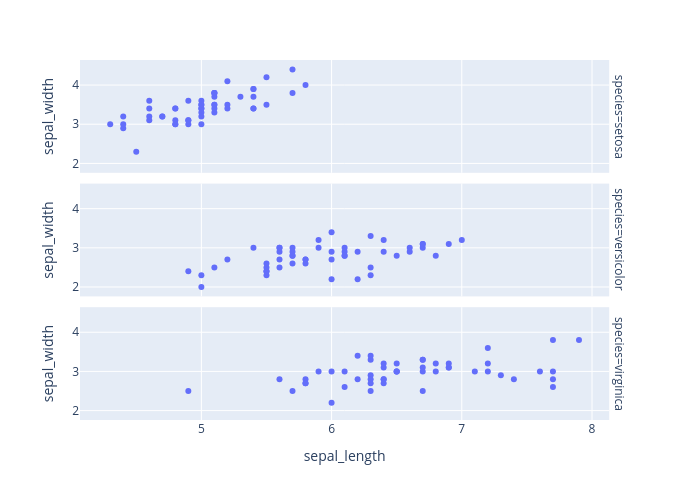

Notebook source saved alongside this figure:
### Markdown cell above
We can modify the information available in the tooltip:

### Code cell
px.scatter(data_frame=df, x='sepal_length', y='sepal_width', facet_row='species', height=500, width=700,
          hover_data = ['petal_length', 'petal_width'])

### Figure 1 — Plotly figure (JSON) as saved in the notebook; plotly's stock layout.template omitted (floating-point values rounded to 4 significant figures)
{"data": [{"customdata": [[1.4, 0.2], [1.4, 0.2], [1.3, 0.2], [1.5, 0.2], [1.4, 0.2], [1.7, 0.4], [1.4, 0.3], [1.5, 0.2], [1.4, 0.2], [1.5, 0.1], [1.5, 0.2], [1.6, 0.2], [1.4, 0.1], [1.1, 0.1], [1.2, 0.2], [1.5, 0.4], [1.3, 0.4], [1.4, 0.3], [1.7, 0.3], [1.5, 0.3], [1.7, 0.2], [1.5, 0.4], [1, 0.2], [1.7, 0.5], [1.9, 0.2], [1.6, 0.2], [1.6, 0.4], [1.5, 0.2], [1.4, 0.2], [1.6, 0.2], [1.6, 0.2], [1.5, 0.4], [1.5, 0.1], [1.4, 0.2], [1.5, 0.2], [1.2, 0.2], [1.3, 0.2], [1.4, 0.1], [1.3, 0.2], [1.5, 0.2], [1.3, 0.3], [1.3, 0.3], [1.3, 0.2], [1.6, 0.6], [1.9, 0.4], [1.4, 0.3], [1.6, 0.2], [1.4, 0.2], [1.5, 0.2], [1.4, 0.2]], "hovertemplate": "species=setosa<br>sepal_length=%{x}<br>sepal_width=%{y}<br>petal_length=%{customdata[0]}<br>petal_width=%{customdata[1]}<extra></extra>", "legendgroup": "", "marker": {"color": "#636efa", "symbol": "circle"}, "mode": "markers", "name": "", "orientation": "v", "showlegend": false, "type": "scatter", "x": [5.1, 4.9, 4.7, 4.6, 5, 5.4, 4.6, 5, 4.4, 4.9, 5.4, 4.8, 4.8, 4.3, 5.8, 5.7, 5.4, 5.1, 5.7, 5.1, 5.4, 5.1, 4.6, 5.1, 4.8, 5, 5, 5.2, 5.2, 4.7, 4.8, 5.4, 5.2, 5.5, 4.9, 5, 5.5, 4.9, 4.4, 5.1, 5, 4.5, 4.4, 5, 5.1, 4.8, 5.1, 4.6, 5.3, 5], "xaxis": "x3", "y": [3.5, 3, 3.2, 3.1, 3.6, 3.9, 3.4, 3.4, 2.9, 3.1, 3.7, 3.4, 3, 3, 4, 4.4, 3.9, 3.5, 3.8, 3.8, 3.4, 3.7, 3.6, 3.3, 3.4, 3, 3.4, 3.5, 3.4, 3.2, 3.1, 3.4, 4.1, 4.2, 3.1, 3.2, 3.5, 3.6, 3, 3.4, 3.5, 2.3, 3.2, 3.5, 3.8, 3, 3.8, 3.2, 3.7, 3.3], "yaxis": "y3"}, {"customdata": [[4.7, 1.4], [4.5, 1.5], [4.9, 1.5], [4, 1.3], [4.6, 1.5], [4.5, 1.3], [4.7, 1.6], [3.3, 1], [4.6, 1.3], [3.9, 1.4], [3.5, 1], [4.2, 1.5], [4, 1], [4.7, 1.4], [3.6, 1.3], [4.4, 1.4], [4.5, 1.5], [4.1, 1], [4.5, 1.5], [3.9, 1.1], [4.8, 1.8], [4, 1.3], [4.9, 1.5], [4.7, 1.2], [4.3, 1.3], [4.4, 1.4], [4.8, 1.4], [5, 1.7], [4.5, 1.5], [3.5, 1], [3.8, 1.1], [3.7, 1], [3.9, 1.2], [5.1, 1.6], [4.5, 1.5], [4.5, 1.6], [4.7, 1.5], [4.4, 1.3], [4.1, 1.3], [4, 1.3], [4.4, 1.2], [4.6, 1.4], [4, 1.2], [3.3, 1], [4.2, 1.3], [4.2, 1.2], [4.2, 1.3], [4.3, 1.3], [3, 1.1], [4.1, 1.3]], "hovertemplate": "species=versicolor<br>sepal_length=%{x}<br>sepal_width=%{y}<br>petal_length=%{customdata[0]}<br>petal_width=%{customdata[1]}<extra></extra>", "legendgroup": "", "marker": {"color": "#636efa", "symbol": "circle"}, "mode": "markers", "name": "", "orientation": "v", "showlegend": false, "type": "scatter", "x": [7, 6.4, 6.9, 5.5, 6.5, 5.7, 6.3, 4.9, 6.6, 5.2, 5, 5.9, 6, 6.1, 5.6, 6.7, 5.6, 5.8, 6.2, 5.6, 5.9, 6.1, 6.3, 6.1, 6.4, 6.6, 6.8, 6.7, 6, 5.7, 5.5, 5.5, 5.8, 6, 5.4, 6, 6.7, 6.3, 5.6, 5.5, 5.5, 6.1, 5.8, 5, 5.6, 5.7, 5.7, 6.2, 5.1, 5.7], "xaxis": "x2", "y": [3.2, 3.2, 3.1, 2.3, 2.8, 2.8, 3.3, 2.4, 2.9, 2.7, 2, 3, 2.2, 2.9, 2.9, 3.1, 3, 2.7, 2.2, 2.5, 3.2, 2.8, 2.5, 2.8, 2.9, 3, 2.8, 3, 2.9, 2.6, 2.4, 2.4, 2.7, 2.7, 3, 3.4, 3.1, 2.3, 3, 2.5, 2.6, 3, 2.6, 2.3, 2.7, 3, 2.9, 2.9, 2.5, 2.8], "yaxis": "y2"}, {"customdata": [[6, 2.5], [5.1, 1.9], [5.9, 2.1], [5.6, 1.8], [5.8, 2.2], [6.6, 2.1], [4.5, 1.7], [6.3, 1.8], [5.8, 1.8], [6.1, 2.5], [5.1, 2], [5.3, 1.9], [5.5, 2.1], [5, 2], [5.1, 2.4], [5.3, 2.3], [5.5, 1.8], [6.7, 2.2], [6.9, 2.3], [5, 1.5], [5.7, 2.3], [4.9, 2], [6.7, 2], [4.9, 1.8], [5.7, 2.1], [6, 1.8], [4.8, 1.8], [4.9, 1.8], [5.6, 2.1], [5.8, 1.6], [6.1, 1.9], [6.4, 2], [5.6, 2.2], [5.1, 1.5], [5.6, 1.4], [6.1, 2.3], [5.6, 2.4], [5.5, 1.8], [4.8, 1.8], [5.4, 2.1], [5.6, 2.4], [5.1, 2.3], [5.1, 1.9], [5.9, 2.3], [5.7, 2.5], [5.2, 2.3], [5, 1.9], [5.2, 2], [5.4, 2.3], [5.1, 1.8]], "hovertemplate": "species=virginica<br>sepal_length=%{x}<br>sepal_width=%{y}<br>petal_length=%{customdata[0]}<br>petal_width=%{customdata[1]}<extra></extra>", "legendgroup": "", "marker": {"color": "#636efa", "symbol": "circle"}, "mode": "markers", "name": "", "orientation": "v", "showlegend": false, "type": "scatter", "x": [6.3, 5.8, 7.1, 6.3, 6.5, 7.6, 4.9, 7.3, 6.7, 7.2, 6.5, 6.4, 6.8, 5.7, 5.8, 6.4, 6.5, 7.7, 7.7, 6, 6.9, 5.6, 7.7, 6.3, 6.7, 7.2, 6.2, 6.1, 6.4, 7.2, 7.4, 7.9, 6.4, 6.3, 6.1, 7.7, 6.3, 6.4, 6, 6.9, 6.7, 6.9, 5.8, 6.8, 6.7, 6.7, 6.3, 6.5, 6.2, 5.9], "xaxis": "x", "y": [3.3, 2.7, 3, 2.9, 3, 3, 2.5, 2.9, 2.5, 3.6, 3.2, 2.7, 3, 2.5, 2.8, 3.2, 3, 3.8, 2.6, 2.2, 3.2, 2.8, 2.8, 2.7, 3.3, 3.2, 2.8, 3, 2.8, 3, 2.8, 3.8, 2.8, 2.8, 2.6, 3, 3.4, 3.1, 3, 3.1, 3.1, 3.1, 2.7, 3.2, 3.3, 3, 2.5, 3, 3.4, 3], "yaxis": "y"}], "layout": {"annotations": [{"font": {}, "showarrow": false, "text": "species=virginica", "textangle": 90, "x": 0.98, "xanchor": "left", "xref": "paper", "y": 0.1567, "yanchor": "middle", "yref": "paper"}, {"font": {}, "showarrow": false, "text": "species=versicolor", "textangle": 90, "x": 0.98, "xanchor": "left", "xref": "paper", "y": 0.5, "yanchor": "middle", "yref": "paper"}, {"font": {}, "showarrow": false, "text": "species=setosa", "textangle": 90, "x": 0.98, "xanchor": "left", "xref": "paper", "y": 0.8433, "yanchor": "middle", "yref": "paper"}], "height": 500, "legend": {"tracegroupgap": 0}, "margin": {"t": 60}, "width": 700, "xaxis": {"anchor": "y", "autorange": true, "domain": [0, 0.98], "range": [4.068, 8.132], "title": {"text": "sepal_length"}, "type": "linear"}, "xaxis2": {"anchor": "y2", "autorange": true, "domain": [0, 0.98], "matches": "x", "range": [4.068, 8.132], "showticklabels": false, "type": "linear"}, "xaxis3": {"anchor": "y3", "autorange": true, "domain": [0, 0.98], "matches": "x", "range": [4.068, 8.132], "showticklabels": false, "type": "linear"}, "yaxis": {"anchor": "x", "autorange": true, "domain": [0, 0.3133], "range": [1.76, 4.64], "title": {"text": "sepal_width"}, "type": "linear"}, "yaxis2": {"anchor": "x2", "autorange": true, "domain": [0.3433, 0.6567], "matches": "y", "range": [1.76, 4.64], "title": {"text": "sepal_width"}, "type": "linear"}, "yaxis3": {"anchor": "x3", "autorange": true, "domain": [0.6867, 1.0], "matches": "y", "range": [1.76, 4.64], "title": {"text": "sepal_width"}, "type": "linear"}}}
